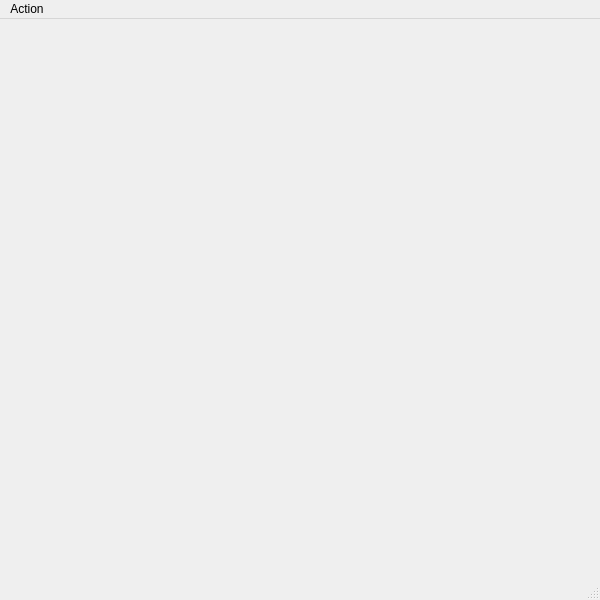
<?xml version="1.0" encoding="UTF-8"?>
<ui version="4.0">
 <class>MainWindow</class>
 <widget class="QMainWindow" name="MainWindow">
  <property name="geometry">
   <rect>
    <x>0</x>
    <y>0</y>
    <width>600</width>
    <height>600</height>
   </rect>
  </property>
  <property name="minimumSize">
   <size>
    <width>600</width>
    <height>600</height>
   </size>
  </property>
  <property name="maximumSize">
   <size>
    <width>600</width>
    <height>600</height>
   </size>
  </property>
  <property name="windowTitle">
   <string>lab2_KhorovDV</string>
  </property>
  <widget class="QWidget" name="centralwidget"/>
  <widget class="QMenuBar" name="menubar">
   <property name="geometry">
    <rect>
     <x>0</x>
     <y>0</y>
     <width>600</width>
     <height>25</height>
    </rect>
   </property>
   <widget class="QMenu" name="menuAction">
    <property name="title">
     <string>Action</string>
    </property>
    <addaction name="actionrestart"/>
   </widget>
   <addaction name="menuAction"/>
  </widget>
  <widget class="QStatusBar" name="statusbar"/>
  <action name="actionrestart">
   <property name="text">
    <string>restart</string>
   </property>
  </action>
 </widget>
 <resources/>
 <connections/>
</ui>
